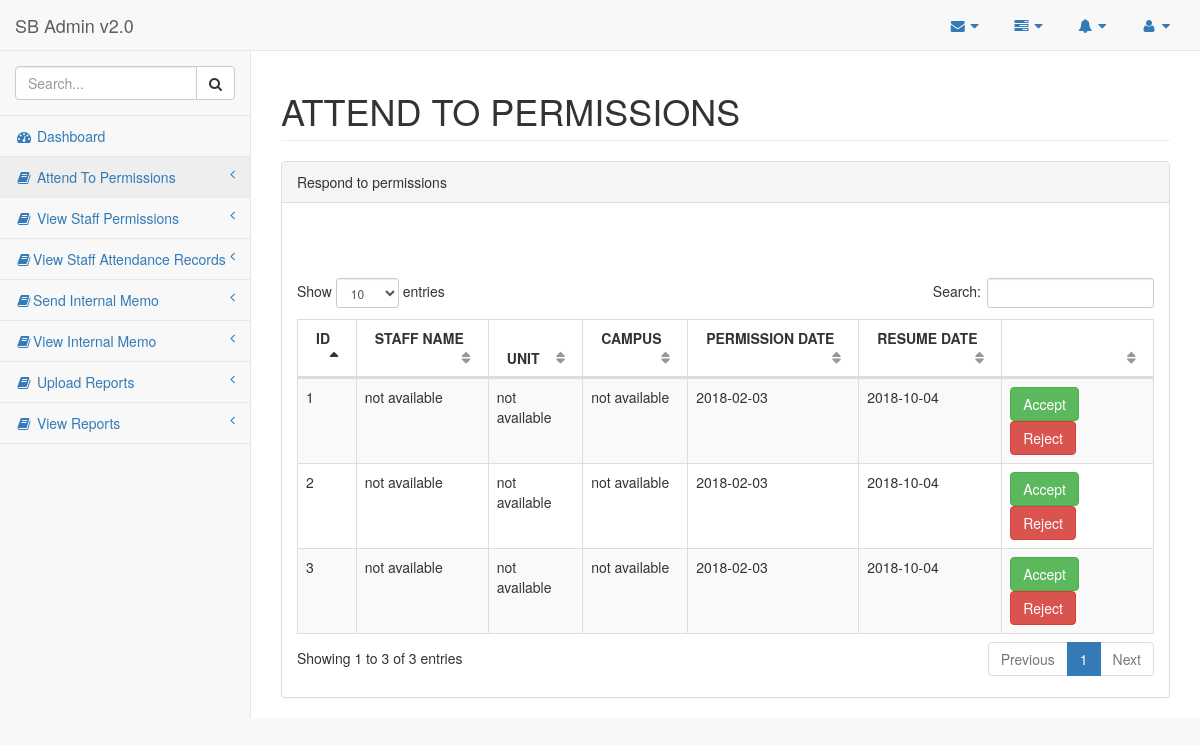
The app's page /admin/librarian/pages/attendpermission.php with its own data.
### tables this page shows
CREATE TABLE `reply_permissions` (
  `id` int(6) NOT NULL,
  `staff_name` varchar(255) NOT NULL,
  `staff_id` varchar(255) NOT NULL,
  `unit` varchar(255) NOT NULL,
  `campus` varchar(255) NOT NULL,
  `d_o_p` date NOT NULL,
  `resume_date` date NOT NULL,
  `subject` varchar(255) NOT NULL,
  `status` varchar(255) NOT NULL,
  `accepted_date` date NOT NULL,
  `comment` varchar(255) NOT NULL,
  `date` datetime(6) NOT NULL DEFAULT CURRENT_TIMESTAMP
);

### admin/logics.php (called while the page is built, shortened)
<?php
    class db{
        private $server ="localhost";
        private $dbname = "library";
        private $user = "root";
        private $password = "";
        public function connect(){
            $this->conn = mysqli_connect($this->server,$this->user,$this->password,$this->dbname);
            if(!$this->conn){
                echo mysqli_error();
            }else{
                return $this->conn;
            }
        }
    }
    class permission extends db{
        function __construct(){
            $this->conn = $this->connect();
        }
        public function joined(){
            $query = "SELECT * FROM reply_permissions ";
            $run_query = $this->conn->query($query);
            if($run_query){
                return $run_query ;
            }else{
                return false;
            }
        }
    }
?>

### admin/librarian/pages/attendpermission.php (the view, shortened to what this page needs)
<!DOCTYPE html>
<html lang="en">
<head>
    <link href="../vendor/bootstrap/css/bootstrap.min.css" rel="stylesheet">
    <link href="../vendor/metisMenu/metisMenu.min.css" rel="stylesheet">
    <link href="../vendor/datatables-plugins/dataTables.bootstrap.css" rel="stylesheet">
    <link href="../vendor/datatables-responsive/dataTables.responsive.css" rel="stylesheet">
    <link href="../dist/css/sb-admin-2.css" rel="stylesheet">
    <link href="../vendor/font-awesome/css/font-awesome.min.css" rel="stylesheet" type="text/css">
</head>
<body>
    <div id="wrapper">
        <nav class="navbar navbar-default navbar-static-top" role="navigation" style="margin-bottom: 0">
            <div class="navbar-header">
                <a class="navbar-brand" href="index.html">SB Admin v2.0</a>
            </div>
            <ul class="nav navbar-top-links navbar-right">
                <li class="dropdown">
                    <a class="dropdown-toggle" data-toggle="dropdown" href="#">
                        <i class="fa fa-envelope fa-fw"></i> <i class="fa fa-caret-down"></i>
                    </a>
                </li>
                <li class="dropdown">
                    <a class="dropdown-toggle" data-toggle="dropdown" href="#">
                        <i class="fa fa-tasks fa-fw"></i> <i class="fa fa-caret-down"></i>
                    </a>
                </li>
                <li class="dropdown">
                    <a class="dropdown-toggle" data-toggle="dropdown" href="#">
                        <i class="fa fa-bell fa-fw"></i> <i class="fa fa-caret-down"></i>
                    </a>
                </li>
                <li class="dropdown">
                    <a class="dropdown-toggle" data-toggle="dropdown" href="#">
                        <i class="fa fa-user fa-fw"></i> <i class="fa fa-caret-down"></i>
                    </a>
                </li>
            </ul>
                <?php require('sidenav.php');?>
        </nav>
        <div id="page-wrapper">
            <div class="row">
                <div class="col-lg-12">
                    <h1 class="page-header">ATTEND TO PERMISSIONS </h1>
                </div>
            </div>
            <div class="row">
                <div class="col-lg-12">
                    <div class="panel panel-default">
                        <div class="panel-heading">
                            Respond to permissions
                        </div>
                        <div class="panel-body">
                            <table width="100%" class="table table-striped table-bordered table-hover" id="dataTables-example">
                                <thead>
                                    <tr>
                                        <th>ID</th>
                                        <th>STAFF NAME </th>
                                        <th>UNIT</th>
                                        <th>CAMPUS</th>
                                        <th>PERMISSION DATE</th>
                                        <th>RESUME DATE </th>
                                        <th></th>
                                    </tr>
                                </thead>
                                <tbody>
                                    <?php
                                        require('./../../logics.php');
                                        $permission = new permission();
                                            if($view_permission = $permission->joined()){
                                            $view_permission = $permission->joined();
                                            while ($rows = mysqli_fetch_assoc($view_permission)) {
                                    ?>
                                    <tr>
                                        <td><?= $rows['id'] ?></td>
                                        <td><?= $rows['staff_name']?>  </td>
                                        <td><?= $rows['unit']?> </td>
                                        <td><?= $rows['campus']?> </td>
                                        <td><?= $rows['d_o_p']?> </td>
                                        <td><?= $rows['resume_date']?> </td>
                                        <td>
                                            <a href="<?= '?id=' . $rows['staff_id']. '&status=accepted'?> "><button class="msg btn btn-success" id="msg" value="<?=$row['staff_id']?>"> Accept </button></a>
                                            <a href="<?= '?id=' . $rows['staff_id'] . '&status=rejected'?> "><button class="msg btn btn-danger" id="msg" value="<?=$row['staff_id']?>"> Reject </button></a>
                                        </td><br>
                                    </tr>
                                    <?php
                                               }
                                        }
                                    ?>
                                </tbody>
                            </table>
                        </div>
                    </div>
                </div>
            </div>
        </div>
    </div>
</body>
</html>

### records on screen
reply_permissions: id "1", staff_name "not available", unit "not available", campus "not available", d_o_p "2018-02-03", resume_date "2018-10-04"
reply_permissions: id "2", staff_name "not available", unit "not available", campus "not available", d_o_p "2018-02-03", resume_date "2018-10-04"
reply_permissions: id "3", staff_name "not available", unit "not available", campus "not available", d_o_p "2018-02-03", resume_date "2018-10-04"
